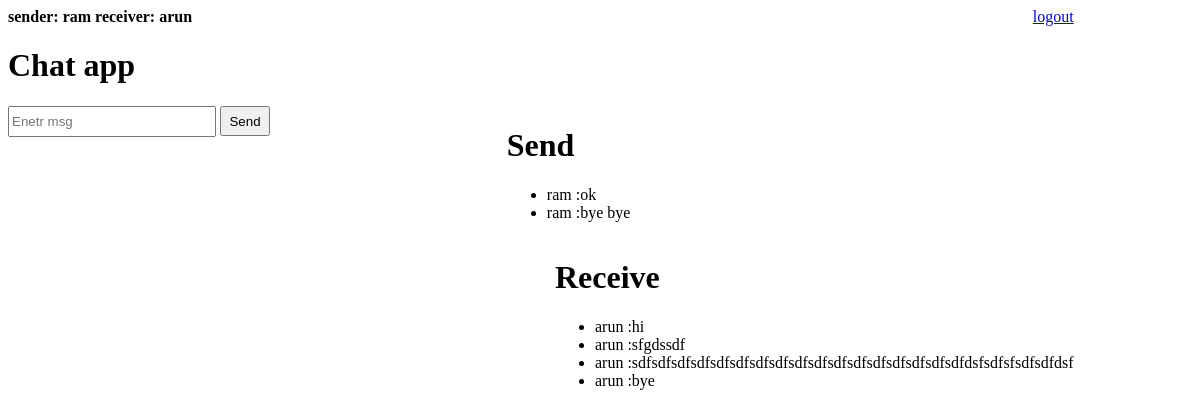
The page /chat/1 (signed in) on the database its author committed.
### message/models.py (models this page shows, shortened)
class Msg(models.Model):
    sender=models.ForeignKey(User,on_delete=models.CASCADE,related_name='sender')
    receiver=models.ForeignKey(User,on_delete=models.CASCADE,related_name='receiver')
    chat=models.TextField()

### message/views.py (the view)
# urls.py: path('chat/<id>',views.chat,name='chat'),
def chat(request,id):
    user=request.user
    receiver=User.objects.get(id=id)
    chat_sender=Msg.objects.filter(sender=user,receiver=receiver)
    chat_receive=Msg.objects.filter(sender=receiver,receiver=user)
    data={
    'receiver':User.objects.get(id=id),
    'sender':request.user
    }
    return render(request,'chat.html',{'data':data,'chat_sender':chat_sender,'chat_receive':chat_receive})

### templates/chat.html (shortened to what this page needs)
<!DOCTYPE html>
<html lang="en">
<head>
</head>
<body>
<div class="left">
  <h4 style="display:inline">sender: {{data.sender}}</h4> <h4 style="display:inline">receiver: {{data.receiver}}</h4>
  <a href="{% url 'logout' %}">logout</a>
  <h1>Chat app</h1>
</div>
<div class="main">
  <input type="text" id="msg" placeholder="Enetr msg">
  <button type="button" id='btn'>Send</button>
</div>
<div class="msg">
  <h1>Send</h1>
  <ul>
  {% for chat in chat_sender %}
  <li>{{chat.sender}} :{{chat.chat}}</li>
  {% endfor %}
  </ul>
</div>
<div class="chat">
  <h1>Receive</h1>
  <ul class="chatul">
  {% for chat in chat_receive %}
  <li id="{{chat.id}}">{{chat.sender}} :{{chat.chat}}</li>
  {% endfor %}
  </ul>
</div>
</body>
</html>

### templates/chat.html (style rules this page uses)
.left a { float:right; margin-right: 10%; }
.main { float: left; }
#msg { width: 200px; height: 25px; }
#btn { height: 30px; width: 50px; }
.msg { margin: 0 20%; float:left; }
.chat { float: right; margin-right:10%; }

### rows shown on the page
Msg: sender "ram", chat "ok"
Msg: sender "ram", chat "bye bye"
Msg: sender "arun", chat "hi"
Msg: sender "arun", chat "sfgdssdf"
Msg: sender "arun", chat "sdfsdfsdfsdfsdfsdfsdfsdfsdfsdfsdfsdfsdfsdfsdfsdfsdfdsfsdfsfsdfsdfdsf"
Msg: sender "arun", chat "bye"

### other values the page prints
{{ data.sender }} "ram"
{{ data.receiver }} "arun"
